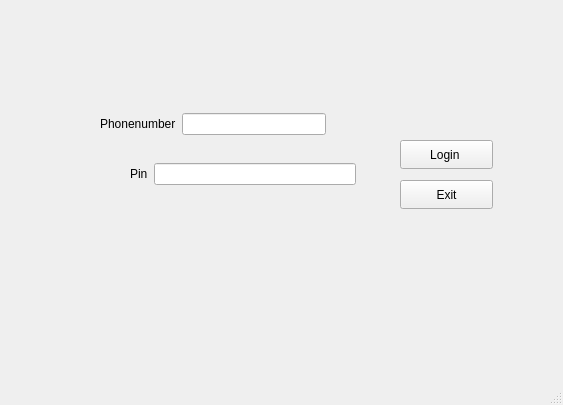
<?xml version="1.0" encoding="UTF-8"?>
<ui version="4.0">
 <class>login_rider</class>
 <widget class="QMainWindow" name="login_rider">
  <property name="geometry">
   <rect>
    <x>0</x>
    <y>0</y>
    <width>563</width>
    <height>405</height>
   </rect>
  </property>
  <property name="windowTitle">
   <string>MainWindow</string>
  </property>
  <widget class="QWidget" name="centralwidget">
   <widget class="QPushButton" name="pushButton_4">
    <property name="geometry">
     <rect>
      <x>400</x>
      <y>140</y>
      <width>93</width>
      <height>29</height>
     </rect>
    </property>
    <property name="text">
     <string>Login </string>
    </property>
   </widget>
   <widget class="QWidget" name="layoutWidget_3">
    <property name="geometry">
     <rect>
      <x>130</x>
      <y>160</y>
      <width>226</width>
      <height>28</height>
     </rect>
    </property>
    <layout class="QHBoxLayout" name="horizontalLayout_3">
     <item>
      <widget class="QLabel" name="label_3">
       <property name="text">
        <string>Pin</string>
       </property>
      </widget>
     </item>
     <item>
      <widget class="QLineEdit" name="lineEdit_Pin_2"/>
     </item>
    </layout>
   </widget>
   <widget class="QWidget" name="layoutWidget_4">
    <property name="geometry">
     <rect>
      <x>100</x>
      <y>110</y>
      <width>226</width>
      <height>28</height>
     </rect>
    </property>
    <layout class="QHBoxLayout" name="horizontalLayout_4">
     <item>
      <widget class="QLabel" name="label_4">
       <property name="text">
        <string>Phonenumber</string>
       </property>
      </widget>
     </item>
     <item>
      <widget class="QLineEdit" name="lineEdit_Phonenumber_2"/>
     </item>
    </layout>
   </widget>
   <widget class="QPushButton" name="pushButton_6">
    <property name="geometry">
     <rect>
      <x>400</x>
      <y>180</y>
      <width>93</width>
      <height>29</height>
     </rect>
    </property>
    <property name="text">
     <string>Exit</string>
    </property>
   </widget>
  </widget>
  <widget class="QMenuBar" name="menubar">
   <property name="geometry">
    <rect>
     <x>0</x>
     <y>0</y>
     <width>563</width>
     <height>26</height>
    </rect>
   </property>
  </widget>
  <widget class="QStatusBar" name="statusbar"/>
 </widget>
 <resources/>
 <connections/>
</ui>
